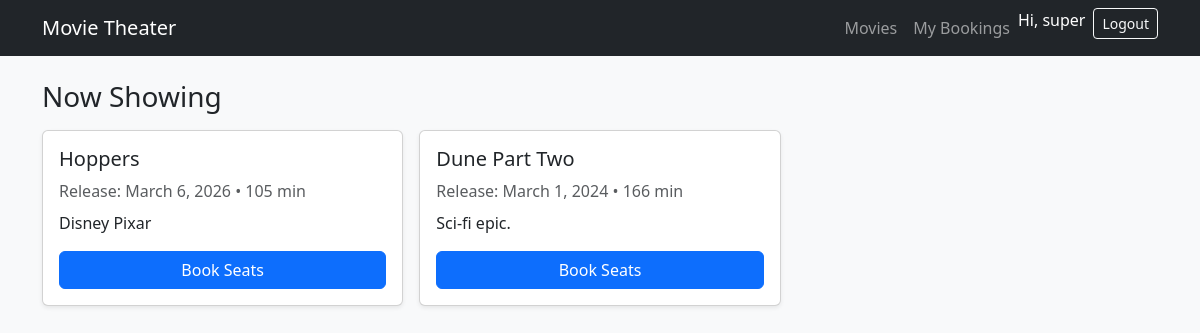
The page / (signed in) on the database its author committed.
### bookings/models.py (models this page shows, shortened)
class Movie(models.Model):
    title = models.CharField(max_length=255) #the title, max 255 char
    description = models.TextField() #the description
    release_date = models.DateField() #the release date
    duration = models.IntegerField(help_text="Duration in minutes") #and the duration

### bookings/views.py (the view)
# urls.py: path("", views.movie_list_page, name="movie_list"),
def movie_list_page(request):
    movies = Movie.objects.all().order_by("-release_date")
    return render(request, "bookings/movie_list.html", {"movies": movies})

### bookings/templates/bookings/movie_list.html (shortened to what this page needs)
{% extends "bookings/base.html" %}
{% block content %}
  <div class="d-flex justify-content-between align-items-center mb-3">
    <h1 class="h3 mb-0">Now Showing</h1>
  </div>
  {% if movies %}
    <div class="row g-3">
      {% for movie in movies %}
        <div class="col-12 col-md-6 col-lg-4">
          <div class="card shadow-sm h-100">
            <div class="card-body d-flex flex-column">
              <h5 class="card-title">{{ movie.title }}</h5>
              <p class="card-text text-muted mb-2">
                Release: {{ movie.release_date }} • {{ movie.duration }} min
              </p>
              <p class="card-text">{{ movie.description|truncatechars:120 }}</p>
              <div class="mt-auto">
                <a class="btn btn-primary w-100" href="{% url 'seat_booking' movie.id %}">
                  Book Seats
                </a>
              </div>
            </div>
          </div>
        </div>
      {% endfor %}
    </div>
  {% else %}
    <div class="alert alert-info">
      No movies yet. Add one via the admin or API.
    </div>
  {% endif %}
{% endblock %}

### bookings/templates/bookings/base.html (shortened to what this page needs)
<!doctype html>
<html lang="en">
  <head>
    <link href="https://cdn.jsdelivr.net/npm/bootstrap@5.3.3/dist/css/bootstrap.min.css" rel="stylesheet">
  </head>
  <body class="bg-light">
    <nav class="navbar navbar-expand-lg navbar-dark bg-dark">
      <div class="container">
        <a class="navbar-brand" href="{% url 'movie_list' %}">Movie Theater</a>
        <div class="collapse navbar-collapse">
          <ul class="navbar-nav ms-auto">
            <li class="nav-item">
              <a class="nav-link" href="{% url 'movie_list' %}">Movies</a>
            </li>
            <li class="nav-item">
              <a class="nav-link" href="{% url 'booking_history' %}">My Bookings</a>
            </li>
            {% if user.is_authenticated %}
              <li class="nav-item">
                <span class="navbar-text text-white me-2">Hi, {{ user.username }}</span>
              </li>
              <li class="nav-item">
                <form method="post" action="{% url 'logout' %}">
                  <button class="btn btn-outline-light btn-sm" type="submit">Logout</button>
                </form>
              </li>
            {% else %}
              <li class="nav-item">
                <a class="btn btn-outline-light btn-sm" href="{% url 'login' %}">Login</a>
              </li>
            {% endif %}
          </ul>
        </div>
      </div>
    </nav>
    <main class="container py-4">
      {% block content %}{% endblock %}
    </main>
  </body>
</html>

### rows shown on the page
Movie: title "Hoppers", release_date "March 6, 2026", duration "105", description "Disney Pixar"
Movie: title "Dune Part Two", release_date "March 1, 2024", duration "166", description "Sci-fi epic."

### other values the page prints
{{ user.username }} "super"
